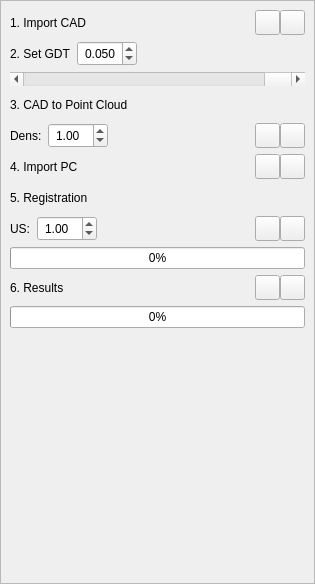
<?xml version="1.0" encoding="UTF-8"?>
<ui version="4.0">
 <class>MeasureDockWidget</class>
 <widget class="QWidget" name="MeasureDockWidget">
  <property name="geometry">
   <rect>
    <x>0</x>
    <y>0</y>
    <width>315</width>
    <height>584</height>
   </rect>
  </property>
  <property name="windowTitle">
   <string>Form</string>
  </property>
  <layout class="QVBoxLayout" name="verticalLayout" stretch="0">
   <property name="spacing">
    <number>5</number>
   </property>
   <property name="leftMargin">
    <number>0</number>
   </property>
   <property name="topMargin">
    <number>0</number>
   </property>
   <property name="rightMargin">
    <number>0</number>
   </property>
   <property name="bottomMargin">
    <number>0</number>
   </property>
   <item>
    <widget class="QFrame" name="frame">
     <property name="minimumSize">
      <size>
       <width>0</width>
       <height>500</height>
      </size>
     </property>
     <property name="frameShape">
      <enum>QFrame::StyledPanel</enum>
     </property>
     <property name="frameShadow">
      <enum>QFrame::Raised</enum>
     </property>
     <layout class="QVBoxLayout" name="verticalLayout_3">
      <item>
       <layout class="QHBoxLayout" name="horizontalLayout_3">
        <property name="spacing">
         <number>0</number>
        </property>
        <item>
         <widget class="QLabel" name="label">
          <property name="font">
           <font>
            <pointsize>9</pointsize>
           </font>
          </property>
          <property name="text">
           <string>1. Import CAD</string>
          </property>
         </widget>
        </item>
        <item>
         <spacer name="horizontalSpacer_8">
          <property name="orientation">
           <enum>Qt::Horizontal</enum>
          </property>
          <property name="sizeHint" stdset="0">
           <size>
            <width>40</width>
            <height>20</height>
           </size>
          </property>
         </spacer>
        </item>
        <item>
         <widget class="QPushButton" name="pushButton_3">
          <property name="minimumSize">
           <size>
            <width>25</width>
            <height>25</height>
           </size>
          </property>
          <property name="maximumSize">
           <size>
            <width>25</width>
            <height>25</height>
           </size>
          </property>
          <property name="text">
           <string/>
          </property>
          <property name="icon">
           <iconset resource="../MeasureWidnow.qrc">
            <normaloff>:/new/measure/figure/measure_wind/open.png</normaloff>:/new/measure/figure/measure_wind/open.png</iconset>
          </property>
         </widget>
        </item>
        <item>
         <widget class="QPushButton" name="pushButton_5">
          <property name="minimumSize">
           <size>
            <width>25</width>
            <height>25</height>
           </size>
          </property>
          <property name="maximumSize">
           <size>
            <width>25</width>
            <height>25</height>
           </size>
          </property>
          <property name="text">
           <string/>
          </property>
          <property name="icon">
           <iconset resource="../MeasureWidnow.qrc">
            <normaloff>:/new/measure/figure/measure_wind/novision.png</normaloff>
            <normalon>:/new/measure/figure/measure_wind/vision.png</normalon>:/new/measure/figure/measure_wind/novision.png</iconset>
          </property>
          <property name="checkable">
           <bool>true</bool>
          </property>
         </widget>
        </item>
       </layout>
      </item>
      <item>
       <layout class="QHBoxLayout" name="horizontalLayout_7">
        <item>
         <widget class="QLabel" name="label_4">
          <property name="font">
           <font>
            <pointsize>9</pointsize>
           </font>
          </property>
          <property name="text">
           <string>2. Set GDT</string>
          </property>
         </widget>
        </item>
        <item>
         <widget class="QDoubleSpinBox" name="doubleSpinBox">
          <property name="minimumSize">
           <size>
            <width>60</width>
            <height>25</height>
           </size>
          </property>
          <property name="maximumSize">
           <size>
            <width>60</width>
            <height>25</height>
           </size>
          </property>
          <property name="font">
           <font>
            <pointsize>9</pointsize>
           </font>
          </property>
          <property name="styleSheet">
           <string notr="true">padding-left:3px;</string>
          </property>
          <property name="decimals">
           <number>3</number>
          </property>
          <property name="singleStep">
           <double>0.010000000000000</double>
          </property>
          <property name="value">
           <double>0.050000000000000</double>
          </property>
         </widget>
        </item>
        <item>
         <spacer name="horizontalSpacer_3">
          <property name="orientation">
           <enum>Qt::Horizontal</enum>
          </property>
          <property name="sizeHint" stdset="0">
           <size>
            <width>40</width>
            <height>20</height>
           </size>
          </property>
         </spacer>
        </item>
       </layout>
      </item>
      <item>
       <widget class="QScrollBar" name="horizontalScrollBar">
        <property name="minimum">
         <number>0</number>
        </property>
        <property name="maximum">
         <number>100</number>
        </property>
        <property name="value">
         <number>100</number>
        </property>
        <property name="orientation">
         <enum>Qt::Horizontal</enum>
        </property>
       </widget>
      </item>
      <item>
       <layout class="QVBoxLayout" name="verticalLayout_2">
        <item>
         <widget class="QLabel" name="label_9">
          <property name="minimumSize">
           <size>
            <width>0</width>
            <height>25</height>
           </size>
          </property>
          <property name="maximumSize">
           <size>
            <width>16777215</width>
            <height>25</height>
           </size>
          </property>
          <property name="font">
           <font>
            <pointsize>9</pointsize>
           </font>
          </property>
          <property name="text">
           <string>3. CAD to Point Cloud</string>
          </property>
         </widget>
        </item>
       </layout>
      </item>
      <item>
       <layout class="QHBoxLayout" name="horizontalLayout_12">
        <property name="spacing">
         <number>0</number>
        </property>
        <item>
         <widget class="QLabel" name="label_8">
          <property name="font">
           <font>
            <pointsize>9</pointsize>
           </font>
          </property>
          <property name="text">
           <string>Dens:  </string>
          </property>
         </widget>
        </item>
        <item>
         <widget class="QDoubleSpinBox" name="doubleSpinBox_2">
          <property name="minimumSize">
           <size>
            <width>60</width>
            <height>25</height>
           </size>
          </property>
          <property name="maximumSize">
           <size>
            <width>60</width>
            <height>25</height>
           </size>
          </property>
          <property name="font">
           <font>
            <pointsize>9</pointsize>
           </font>
          </property>
          <property name="styleSheet">
           <string notr="true">padding-left:3px;</string>
          </property>
          <property name="minimum">
           <double>0.010000000000000</double>
          </property>
          <property name="value">
           <double>1.000000000000000</double>
          </property>
         </widget>
        </item>
        <item>
         <spacer name="horizontalSpacer_5">
          <property name="orientation">
           <enum>Qt::Horizontal</enum>
          </property>
          <property name="sizeHint" stdset="0">
           <size>
            <width>0</width>
            <height>0</height>
           </size>
          </property>
         </spacer>
        </item>
        <item>
         <widget class="QPushButton" name="pushButton_4">
          <property name="minimumSize">
           <size>
            <width>25</width>
            <height>25</height>
           </size>
          </property>
          <property name="maximumSize">
           <size>
            <width>25</width>
            <height>25</height>
           </size>
          </property>
          <property name="text">
           <string/>
          </property>
          <property name="icon">
           <iconset resource="../AMWindow.qrc">
            <normaloff>:/amwind/figure/am_wind/ok.png</normaloff>:/amwind/figure/am_wind/ok.png</iconset>
          </property>
         </widget>
        </item>
        <item>
         <widget class="QPushButton" name="pushButton_7">
          <property name="minimumSize">
           <size>
            <width>25</width>
            <height>25</height>
           </size>
          </property>
          <property name="maximumSize">
           <size>
            <width>25</width>
            <height>25</height>
           </size>
          </property>
          <property name="text">
           <string/>
          </property>
          <property name="icon">
           <iconset resource="../MeasureWidnow.qrc">
            <normaloff>:/new/measure/figure/measure_wind/novision.png</normaloff>
            <normalon>:/new/measure/figure/measure_wind/vision.png</normalon>:/new/measure/figure/measure_wind/novision.png</iconset>
          </property>
          <property name="checkable">
           <bool>true</bool>
          </property>
         </widget>
        </item>
       </layout>
      </item>
      <item>
       <layout class="QHBoxLayout" name="horizontalLayout_10">
        <property name="spacing">
         <number>0</number>
        </property>
        <item>
         <widget class="QLabel" name="label_5">
          <property name="font">
           <font>
            <pointsize>9</pointsize>
           </font>
          </property>
          <property name="text">
           <string>4. Import PC</string>
          </property>
         </widget>
        </item>
        <item>
         <spacer name="horizontalSpacer">
          <property name="orientation">
           <enum>Qt::Horizontal</enum>
          </property>
          <property name="sizeHint" stdset="0">
           <size>
            <width>40</width>
            <height>20</height>
           </size>
          </property>
         </spacer>
        </item>
        <item>
         <widget class="QPushButton" name="pushButton_8">
          <property name="minimumSize">
           <size>
            <width>25</width>
            <height>25</height>
           </size>
          </property>
          <property name="maximumSize">
           <size>
            <width>25</width>
            <height>25</height>
           </size>
          </property>
          <property name="text">
           <string/>
          </property>
          <property name="icon">
           <iconset resource="../MeasureWidnow.qrc">
            <normaloff>:/new/measure/figure/measure_wind/open.png</normaloff>:/new/measure/figure/measure_wind/open.png</iconset>
          </property>
         </widget>
        </item>
        <item>
         <widget class="QPushButton" name="pushButton_9">
          <property name="minimumSize">
           <size>
            <width>25</width>
            <height>25</height>
           </size>
          </property>
          <property name="maximumSize">
           <size>
            <width>25</width>
            <height>25</height>
           </size>
          </property>
          <property name="text">
           <string/>
          </property>
          <property name="icon">
           <iconset resource="../MeasureWidnow.qrc">
            <normaloff>:/new/measure/figure/measure_wind/novision.png</normaloff>
            <normalon>:/new/measure/figure/measure_wind/vision.png</normalon>:/new/measure/figure/measure_wind/novision.png</iconset>
          </property>
          <property name="checkable">
           <bool>true</bool>
          </property>
         </widget>
        </item>
       </layout>
      </item>
      <item>
       <layout class="QHBoxLayout" name="horizontalLayout_11">
        <item>
         <widget class="QLabel" name="label_6">
          <property name="minimumSize">
           <size>
            <width>0</width>
            <height>25</height>
           </size>
          </property>
          <property name="maximumSize">
           <size>
            <width>16777215</width>
            <height>25</height>
           </size>
          </property>
          <property name="font">
           <font>
            <pointsize>9</pointsize>
           </font>
          </property>
          <property name="text">
           <string>5. Registration</string>
          </property>
         </widget>
        </item>
        <item>
         <spacer name="horizontalSpacer_6">
          <property name="orientation">
           <enum>Qt::Horizontal</enum>
          </property>
          <property name="sizeHint" stdset="0">
           <size>
            <width>40</width>
            <height>20</height>
           </size>
          </property>
         </spacer>
        </item>
       </layout>
      </item>
      <item>
       <layout class="QHBoxLayout" name="horizontalLayout_8">
        <property name="spacing">
         <number>0</number>
        </property>
        <item>
         <widget class="QLabel" name="label_11">
          <property name="font">
           <font>
            <pointsize>9</pointsize>
           </font>
          </property>
          <property name="text">
           <string>US:  </string>
          </property>
          <property name="margin">
           <number>0</number>
          </property>
         </widget>
        </item>
        <item>
         <widget class="QDoubleSpinBox" name="doubleSpinBox_3">
          <property name="minimumSize">
           <size>
            <width>60</width>
            <height>25</height>
           </size>
          </property>
          <property name="maximumSize">
           <size>
            <width>16777215</width>
            <height>25</height>
           </size>
          </property>
          <property name="font">
           <font>
            <pointsize>9</pointsize>
           </font>
          </property>
          <property name="styleSheet">
           <string notr="true">padding-left:3px;</string>
          </property>
          <property name="minimum">
           <double>0.000000000000000</double>
          </property>
          <property name="value">
           <double>1.000000000000000</double>
          </property>
         </widget>
        </item>
        <item>
         <spacer name="horizontalSpacer_2">
          <property name="orientation">
           <enum>Qt::Horizontal</enum>
          </property>
          <property name="sizeHint" stdset="0">
           <size>
            <width>40</width>
            <height>20</height>
           </size>
          </property>
         </spacer>
        </item>
        <item>
         <widget class="QPushButton" name="pushButton_19">
          <property name="minimumSize">
           <size>
            <width>25</width>
            <height>25</height>
           </size>
          </property>
          <property name="maximumSize">
           <size>
            <width>25</width>
            <height>25</height>
           </size>
          </property>
          <property name="text">
           <string/>
          </property>
          <property name="icon">
           <iconset resource="../AMWindow.qrc">
            <normaloff>:/amwind/figure/am_wind/ok.png</normaloff>:/amwind/figure/am_wind/ok.png</iconset>
          </property>
         </widget>
        </item>
        <item>
         <widget class="QPushButton" name="pushButton_11">
          <property name="minimumSize">
           <size>
            <width>25</width>
            <height>25</height>
           </size>
          </property>
          <property name="maximumSize">
           <size>
            <width>25</width>
            <height>25</height>
           </size>
          </property>
          <property name="text">
           <string/>
          </property>
          <property name="icon">
           <iconset resource="../MeasureWidnow.qrc">
            <normaloff>:/new/measure/figure/measure_wind/novision.png</normaloff>
            <normalon>:/new/measure/figure/measure_wind/vision.png</normalon>:/new/measure/figure/measure_wind/novision.png</iconset>
          </property>
          <property name="checkable">
           <bool>true</bool>
          </property>
         </widget>
        </item>
       </layout>
      </item>
      <item>
       <widget class="QProgressBar" name="progressBar">
        <property name="sizeIncrement">
         <size>
          <width>0</width>
          <height>25</height>
         </size>
        </property>
        <property name="baseSize">
         <size>
          <width>0</width>
          <height>25</height>
         </size>
        </property>
        <property name="font">
         <font>
          <pointsize>9</pointsize>
         </font>
        </property>
        <property name="value">
         <number>0</number>
        </property>
        <property name="textVisible">
         <bool>true</bool>
        </property>
       </widget>
      </item>
      <item>
       <layout class="QHBoxLayout" name="horizontalLayout">
        <property name="spacing">
         <number>0</number>
        </property>
        <item>
         <widget class="QLabel" name="label_2">
          <property name="font">
           <font>
            <pointsize>9</pointsize>
           </font>
          </property>
          <property name="text">
           <string>6. Results</string>
          </property>
         </widget>
        </item>
        <item>
         <widget class="QPushButton" name="pushButton_10">
          <property name="minimumSize">
           <size>
            <width>25</width>
            <height>25</height>
           </size>
          </property>
          <property name="maximumSize">
           <size>
            <width>25</width>
            <height>25</height>
           </size>
          </property>
          <property name="text">
           <string/>
          </property>
          <property name="icon">
           <iconset resource="../AMWindow.qrc">
            <normaloff>:/amwind/figure/am_wind/ok.png</normaloff>:/amwind/figure/am_wind/ok.png</iconset>
          </property>
         </widget>
        </item>
        <item>
         <widget class="QPushButton" name="pushButton_13">
          <property name="minimumSize">
           <size>
            <width>25</width>
            <height>25</height>
           </size>
          </property>
          <property name="maximumSize">
           <size>
            <width>25</width>
            <height>25</height>
           </size>
          </property>
          <property name="text">
           <string/>
          </property>
          <property name="icon">
           <iconset resource="../MeasureWidnow.qrc">
            <normaloff>:/new/measure/figure/measure_wind/novision.png</normaloff>
            <normalon>:/new/measure/figure/measure_wind/vision.png</normalon>:/new/measure/figure/measure_wind/novision.png</iconset>
          </property>
          <property name="checkable">
           <bool>true</bool>
          </property>
         </widget>
        </item>
       </layout>
      </item>
      <item>
       <widget class="QProgressBar" name="progressBar_2">
        <property name="sizeIncrement">
         <size>
          <width>0</width>
          <height>25</height>
         </size>
        </property>
        <property name="baseSize">
         <size>
          <width>0</width>
          <height>25</height>
         </size>
        </property>
        <property name="font">
         <font>
          <pointsize>9</pointsize>
         </font>
        </property>
        <property name="value">
         <number>0</number>
        </property>
       </widget>
      </item>
      <item>
       <spacer name="verticalSpacer">
        <property name="orientation">
         <enum>Qt::Vertical</enum>
        </property>
        <property name="sizeHint" stdset="0">
         <size>
          <width>20</width>
          <height>40</height>
         </size>
        </property>
       </spacer>
      </item>
     </layout>
    </widget>
   </item>
  </layout>
  <action name="actionStraightness">
   <property name="icon">
    <iconset resource="../MeasureWidnow.qrc">
     <normaloff>:/new/measure/figure/measure_wind/straight.png</normaloff>:/new/measure/figure/measure_wind/straight.png</iconset>
   </property>
   <property name="text">
    <string>straight</string>
   </property>
   <property name="toolTip">
    <string>Straightness</string>
   </property>
   <property name="font">
    <font>
     <pointsize>9</pointsize>
    </font>
   </property>
  </action>
  <action name="actionFlatness">
   <property name="icon">
    <iconset resource="../MeasureWidnow.qrc">
     <normaloff>:/new/measure/figure/measure_wind/flatness.png</normaloff>:/new/measure/figure/measure_wind/flatness.png</iconset>
   </property>
   <property name="text">
    <string>flat</string>
   </property>
   <property name="toolTip">
    <string>Flatness</string>
   </property>
   <property name="font">
    <font>
     <pointsize>9</pointsize>
    </font>
   </property>
  </action>
  <action name="actionSurface">
   <property name="icon">
    <iconset resource="../MeasureWidnow.qrc">
     <normaloff>:/new/measure/figure/measure_wind/face.png</normaloff>:/new/measure/figure/measure_wind/face.png</iconset>
   </property>
   <property name="text">
    <string>face</string>
   </property>
   <property name="font">
    <font>
     <pointsize>9</pointsize>
    </font>
   </property>
  </action>
  <action name="actionLine">
   <property name="icon">
    <iconset resource="../MeasureWidnow.qrc">
     <normaloff>:/new/measure/figure/measure_wind/line.png</normaloff>:/new/measure/figure/measure_wind/line.png</iconset>
   </property>
   <property name="text">
    <string>edge</string>
   </property>
   <property name="font">
    <font>
     <pointsize>9</pointsize>
    </font>
   </property>
  </action>
  <action name="actionCircularity">
   <property name="icon">
    <iconset resource="../MeasureWidnow.qrc">
     <normaloff>:/new/measure/figure/measure_wind/circularity.png</normaloff>:/new/measure/figure/measure_wind/circularity.png</iconset>
   </property>
   <property name="text">
    <string>Circularity</string>
   </property>
   <property name="font">
    <font>
     <pointsize>9</pointsize>
    </font>
   </property>
  </action>
  <action name="actionCylindricity">
   <property name="icon">
    <iconset resource="../MeasureWidnow.qrc">
     <normaloff>:/new/measure/figure/measure_wind/cylindricity.png</normaloff>:/new/measure/figure/measure_wind/cylindricity.png</iconset>
   </property>
   <property name="text">
    <string>Cylindricity</string>
   </property>
   <property name="toolTip">
    <string>Cylindricity</string>
   </property>
   <property name="font">
    <font>
     <pointsize>9</pointsize>
    </font>
   </property>
  </action>
  <action name="actionLineProfile">
   <property name="icon">
    <iconset resource="../MeasureWidnow.qrc">
     <normaloff>:/new/measure/figure/measure_wind/lineprofile.png</normaloff>:/new/measure/figure/measure_wind/lineprofile.png</iconset>
   </property>
   <property name="text">
    <string>line</string>
   </property>
   <property name="toolTip">
    <string>line</string>
   </property>
   <property name="font">
    <font>
     <pointsize>9</pointsize>
    </font>
   </property>
  </action>
  <action name="actionSurfaceProfile">
   <property name="checkable">
    <bool>false</bool>
   </property>
   <property name="icon">
    <iconset resource="../MeasureWidnow.qrc">
     <normaloff>:/new/measure/figure/measure_wind/surfaceprofile.png</normaloff>:/new/measure/figure/measure_wind/surfaceprofile.png</iconset>
   </property>
   <property name="text">
    <string>surface</string>
   </property>
   <property name="font">
    <font>
     <pointsize>9</pointsize>
    </font>
   </property>
  </action>
 </widget>
 <resources>
  <include location="../MeasureWidnow.qrc"/>
  <include location="../AMWindow.qrc"/>
 </resources>
 <connections/>
</ui>
